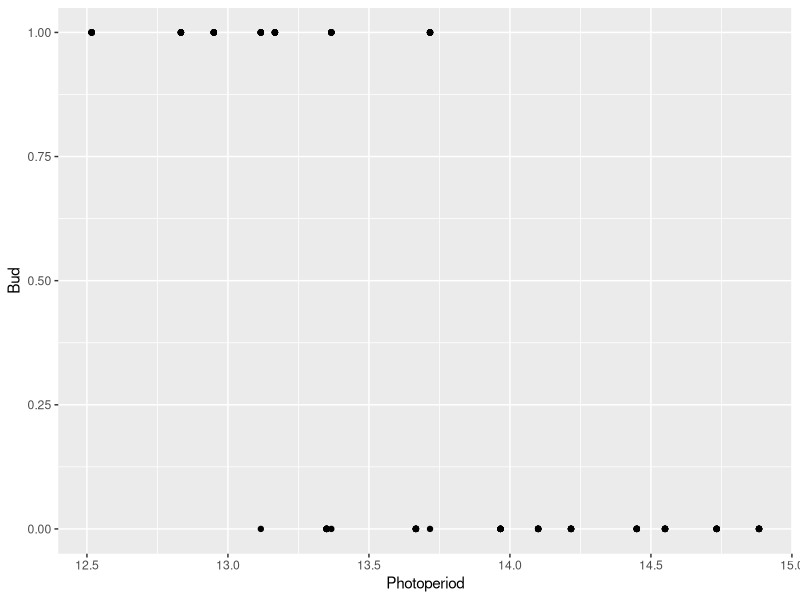
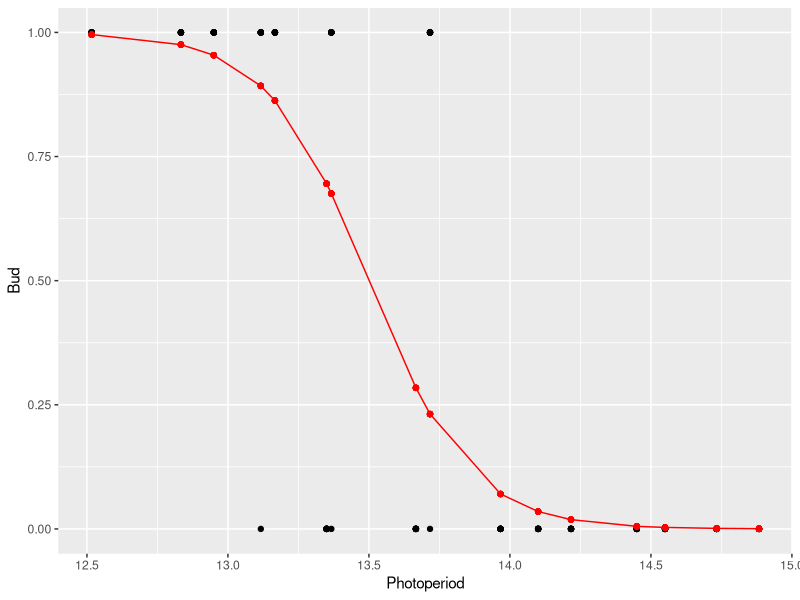

Write R code to recreate these figures, in order.
library(tidyverse)

( violets <- read_csv("../datasets/violets.csv", col_types=cols()) )
violets <- violets %>% select(Year:Day,Photoperiod:`Bud counts`)
head(violets,10)

( chasm <- violets %>% 
  filter(`Bud type`=="Chasmogamous") %>%
  mutate( Bud = as.numeric(`Bud counts` > 0)) %>%
  select(Photoperiod, Bud) )

(g <- ggplot( chasm, aes(Photoperiod, Bud)) + geom_point())

chasm %>% summarize( N=n(), Successes=sum(Bud), Percentage=mean(Bud))

( pi.hat <- mean( chasm$Bud ) )
( chasm <- chasm %>% mutate(Null.probability = (pi.hat^Bud)*(1-pi.hat)^(1-Bud) ) )
( null.likelihood <- prod( chasm$Null.probability ) )
( null.deviance <- -2*log( null.likelihood ) )

( null.fit <- glm(Bud ~ 1, data = chasm, family=binomial) )

( chasm.fit <- glm(Bud ~ Photoperiod, data = chasm, family=binomial) )
( chasm <- chasm %>% mutate(Fit.probability = chasm.fit$fitted.values) )
g + geom_point(data=chasm,aes(Photoperiod,Fit.probability),color="red") + 
  geom_line(data=chasm,aes(Photoperiod,Fit.probability),color="red")

chasm <- chasm %>% mutate( Likelihood = (Fit.probability^Bud)*(1-Fit.probability)^(1-Bud))
( max.likelihood <- prod( chasm$Likelihood ) )
max.likelihood / null.likelihood
log( max.likelihood )
( residual.deviance <- -2*log(max.likelihood) ) 
( G2 <- -2*log( null.likelihood / max.likelihood ) )
2*log( max.likelihood / null.likelihood ) 
chasm.fit$null.deviance - chasm.fit$deviance
pchisq(G2, df=1, lower.tail=FALSE)

( R2.M <- 1 - (chasm.fit$deviance / chasm.fit$null.deviance) )
chasm <- chasm %>% 
  mutate( Null.residual = Bud - pi.hat ) %>% 
  mutate( Residual = Bud - Fit.probability ) %>% 
  mutate( Difference = Fit.probability - pi.hat )
( R2.S <- sum( (chasm$Difference)^2 ) / sum( (chasm$Null.residual)^2 ) )
1 - ( sum( chasm$Residual^2 ) / sum(chasm$Null.residual^2) )
